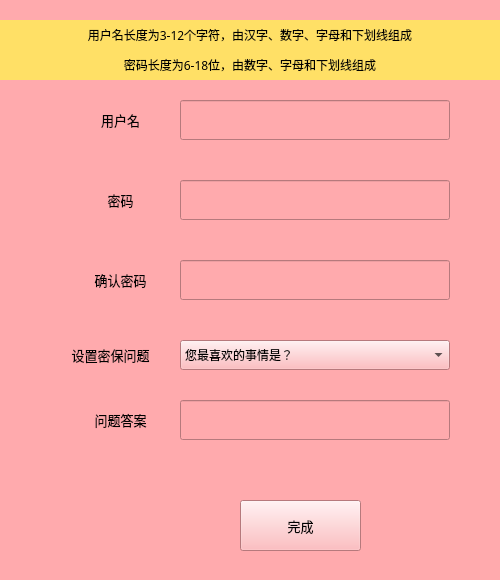
<?xml version="1.0" encoding="UTF-8"?>
<ui version="4.0">
 <class>RegisterForm</class>
 <widget class="QWidget" name="RegisterForm">
  <property name="geometry">
   <rect>
    <x>0</x>
    <y>0</y>
    <width>500</width>
    <height>580</height>
   </rect>
  </property>
  <property name="minimumSize">
   <size>
    <width>500</width>
    <height>580</height>
   </size>
  </property>
  <property name="maximumSize">
   <size>
    <width>500</width>
    <height>580</height>
   </size>
  </property>
  <property name="windowTitle">
   <string>注册</string>
  </property>
  <property name="styleSheet">
   <string notr="true">background-color: rgb(255, 170, 173);</string>
  </property>
  <widget class="QLabel" name="usrname">
   <property name="geometry">
    <rect>
     <x>90</x>
     <y>100</y>
     <width>61</width>
     <height>41</height>
    </rect>
   </property>
   <property name="font">
    <font>
     <family>方正小标宋简体</family>
    </font>
   </property>
   <property name="text">
    <string>&lt;html&gt;&lt;head/&gt;&lt;body&gt;&lt;p&gt;&lt;span style=&quot; font-size:10pt;&quot;&gt;用户名&lt;/span&gt;&lt;/p&gt;&lt;/body&gt;&lt;/html&gt;</string>
   </property>
   <property name="textFormat">
    <enum>Qt::AutoText</enum>
   </property>
   <property name="alignment">
    <set>Qt::AlignCenter</set>
   </property>
  </widget>
  <widget class="QLineEdit" name="usr_let">
   <property name="geometry">
    <rect>
     <x>180</x>
     <y>100</y>
     <width>270</width>
     <height>40</height>
    </rect>
   </property>
   <property name="font">
    <font>
     <family>方正小标宋简体</family>
     <pointsize>11</pointsize>
    </font>
   </property>
  </widget>
  <widget class="QLineEdit" name="pwd_let_1">
   <property name="geometry">
    <rect>
     <x>180</x>
     <y>180</y>
     <width>270</width>
     <height>40</height>
    </rect>
   </property>
   <property name="font">
    <font>
     <family>Arial</family>
     <pointsize>11</pointsize>
    </font>
   </property>
   <property name="echoMode">
    <enum>QLineEdit::Password</enum>
   </property>
  </widget>
  <widget class="QLineEdit" name="pwd_let_2">
   <property name="geometry">
    <rect>
     <x>180</x>
     <y>260</y>
     <width>270</width>
     <height>40</height>
    </rect>
   </property>
   <property name="font">
    <font>
     <family>Arial</family>
     <pointsize>11</pointsize>
    </font>
   </property>
   <property name="echoMode">
    <enum>QLineEdit::Password</enum>
   </property>
  </widget>
  <widget class="QLabel" name="password_1">
   <property name="geometry">
    <rect>
     <x>90</x>
     <y>180</y>
     <width>61</width>
     <height>41</height>
    </rect>
   </property>
   <property name="font">
    <font>
     <family>方正小标宋简体</family>
    </font>
   </property>
   <property name="text">
    <string>&lt;html&gt;&lt;head/&gt;&lt;body&gt;&lt;p&gt;&lt;span style=&quot; font-size:10pt;&quot;&gt;密码&lt;/span&gt;&lt;/p&gt;&lt;/body&gt;&lt;/html&gt;</string>
   </property>
   <property name="alignment">
    <set>Qt::AlignCenter</set>
   </property>
  </widget>
  <widget class="QLabel" name="password_2">
   <property name="geometry">
    <rect>
     <x>70</x>
     <y>260</y>
     <width>101</width>
     <height>41</height>
    </rect>
   </property>
   <property name="font">
    <font>
     <family>方正小标宋简体</family>
    </font>
   </property>
   <property name="text">
    <string>&lt;html&gt;&lt;head/&gt;&lt;body&gt;&lt;p&gt;&lt;span style=&quot; font-size:10pt;&quot;&gt;确认密码&lt;/span&gt;&lt;/p&gt;&lt;/body&gt;&lt;/html&gt;</string>
   </property>
   <property name="alignment">
    <set>Qt::AlignCenter</set>
   </property>
  </widget>
  <widget class="QPushButton" name="finish_btn">
   <property name="geometry">
    <rect>
     <x>240</x>
     <y>500</y>
     <width>121</width>
     <height>51</height>
    </rect>
   </property>
   <property name="font">
    <font>
     <family>方正小标宋简体</family>
     <pointsize>10</pointsize>
    </font>
   </property>
   <property name="text">
    <string>完成</string>
   </property>
   <property name="shortcut">
    <string>Return</string>
   </property>
  </widget>
  <widget class="QComboBox" name="question_cbx">
   <property name="geometry">
    <rect>
     <x>180</x>
     <y>340</y>
     <width>270</width>
     <height>30</height>
    </rect>
   </property>
   <property name="font">
    <font>
     <family>方正小标宋简体</family>
    </font>
   </property>
   <item>
    <property name="text">
     <string>您最喜欢的事情是？</string>
    </property>
   </item>
   <item>
    <property name="text">
     <string>您母亲的姓名是？</string>
    </property>
   </item>
   <item>
    <property name="text">
     <string>您父亲的姓名是？</string>
    </property>
   </item>
   <item>
    <property name="text">
     <string>您配偶的姓名是？</string>
    </property>
   </item>
   <item>
    <property name="text">
     <string>您的出生地是？</string>
    </property>
   </item>
   <item>
    <property name="text">
     <string>您高中班主任的名字是？</string>
    </property>
   </item>
   <item>
    <property name="text">
     <string>您初中班主任的名字是？</string>
    </property>
   </item>
   <item>
    <property name="text">
     <string>您小学班主任的名字是？</string>
    </property>
   </item>
   <item>
    <property name="text">
     <string>您的小学校名是？</string>
    </property>
   </item>
   <item>
    <property name="text">
     <string>您的学号（或工号）是？</string>
    </property>
   </item>
   <item>
    <property name="text">
     <string>您父亲的生日是？</string>
    </property>
   </item>
   <item>
    <property name="text">
     <string>您母亲的生日是？</string>
    </property>
   </item>
   <item>
    <property name="text">
     <string>您配偶的生日是？</string>
    </property>
   </item>
  </widget>
  <widget class="QLabel" name="password_3">
   <property name="geometry">
    <rect>
     <x>50</x>
     <y>330</y>
     <width>121</width>
     <height>51</height>
    </rect>
   </property>
   <property name="font">
    <font>
     <family>方正小标宋简体</family>
    </font>
   </property>
   <property name="text">
    <string>&lt;html&gt;&lt;head/&gt;&lt;body&gt;&lt;p&gt;&lt;span style=&quot; font-size:10pt;&quot;&gt;设置密保问题&lt;/span&gt;&lt;/p&gt;&lt;/body&gt;&lt;/html&gt;</string>
   </property>
   <property name="alignment">
    <set>Qt::AlignCenter</set>
   </property>
  </widget>
  <widget class="QLineEdit" name="ans_let">
   <property name="geometry">
    <rect>
     <x>180</x>
     <y>400</y>
     <width>270</width>
     <height>40</height>
    </rect>
   </property>
   <property name="font">
    <font>
     <family>方正小标宋简体</family>
     <pointsize>10</pointsize>
    </font>
   </property>
   <property name="echoMode">
    <enum>QLineEdit::Normal</enum>
   </property>
  </widget>
  <widget class="QLabel" name="questionAns">
   <property name="geometry">
    <rect>
     <x>70</x>
     <y>400</y>
     <width>101</width>
     <height>41</height>
    </rect>
   </property>
   <property name="font">
    <font>
     <family>方正小标宋简体</family>
    </font>
   </property>
   <property name="text">
    <string>&lt;html&gt;&lt;head/&gt;&lt;body&gt;&lt;p&gt;&lt;span style=&quot; font-size:10pt;&quot;&gt;问题答案&lt;/span&gt;&lt;/p&gt;&lt;/body&gt;&lt;/html&gt;</string>
   </property>
   <property name="alignment">
    <set>Qt::AlignCenter</set>
   </property>
  </widget>
  <widget class="QLabel" name="usr_hint">
   <property name="geometry">
    <rect>
     <x>181</x>
     <y>140</y>
     <width>270</width>
     <height>30</height>
    </rect>
   </property>
   <property name="font">
    <font>
     <family>方正小标宋简体</family>
     <pointsize>9</pointsize>
    </font>
   </property>
   <property name="text">
    <string/>
   </property>
  </widget>
  <widget class="QLabel" name="pwd_hint_1">
   <property name="geometry">
    <rect>
     <x>180</x>
     <y>220</y>
     <width>270</width>
     <height>30</height>
    </rect>
   </property>
   <property name="font">
    <font>
     <family>方正小标宋简体</family>
     <pointsize>9</pointsize>
    </font>
   </property>
   <property name="text">
    <string/>
   </property>
  </widget>
  <widget class="QLabel" name="pwd_hint_2">
   <property name="geometry">
    <rect>
     <x>180</x>
     <y>300</y>
     <width>270</width>
     <height>30</height>
    </rect>
   </property>
   <property name="font">
    <font>
     <family>方正小标宋简体</family>
     <pointsize>9</pointsize>
    </font>
   </property>
   <property name="text">
    <string/>
   </property>
  </widget>
  <widget class="QLabel" name="hint_lbl_2">
   <property name="geometry">
    <rect>
     <x>0</x>
     <y>50</y>
     <width>500</width>
     <height>30</height>
    </rect>
   </property>
   <property name="font">
    <font>
     <family>方正小标宋简体</family>
     <pointsize>9</pointsize>
    </font>
   </property>
   <property name="styleSheet">
    <string notr="true">background-color: rgb(255, 224, 102);</string>
   </property>
   <property name="text">
    <string>密码长度为6-18位，由数字、字母和下划线组成</string>
   </property>
   <property name="alignment">
    <set>Qt::AlignCenter</set>
   </property>
  </widget>
  <widget class="QLabel" name="hint_lbl_1">
   <property name="geometry">
    <rect>
     <x>0</x>
     <y>20</y>
     <width>500</width>
     <height>30</height>
    </rect>
   </property>
   <property name="font">
    <font>
     <family>方正小标宋简体</family>
     <pointsize>9</pointsize>
    </font>
   </property>
   <property name="styleSheet">
    <string notr="true">background-color: rgb(255, 224, 102);</string>
   </property>
   <property name="text">
    <string>用户名长度为3-12个字符，由汉字、数字、字母和下划线组成</string>
   </property>
   <property name="alignment">
    <set>Qt::AlignCenter</set>
   </property>
  </widget>
  <widget class="QLabel" name="ans_hint">
   <property name="geometry">
    <rect>
     <x>180</x>
     <y>440</y>
     <width>270</width>
     <height>30</height>
    </rect>
   </property>
   <property name="font">
    <font>
     <family>方正小标宋简体</family>
     <pointsize>9</pointsize>
    </font>
   </property>
   <property name="text">
    <string/>
   </property>
  </widget>
 </widget>
 <resources/>
 <connections/>
</ui>
